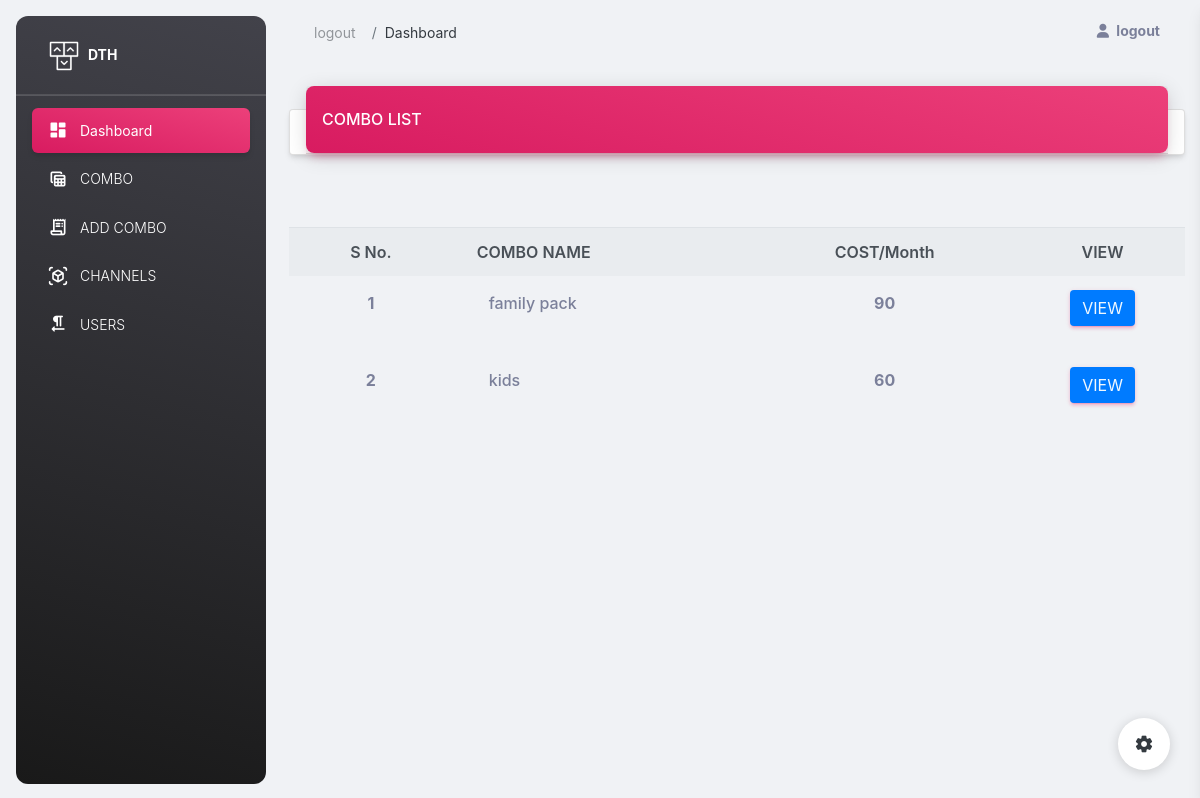
Page /combolist (signed in) on the earlier database version.
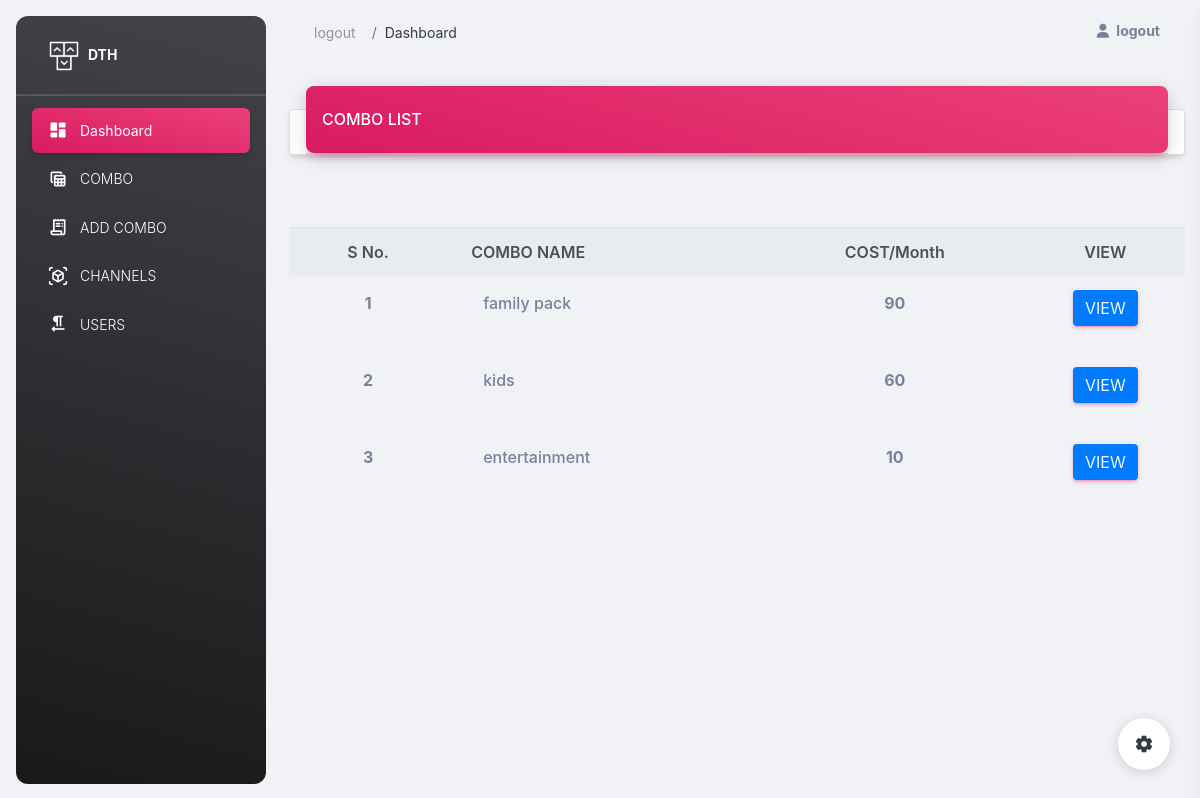
Same page on the later database version.
### ddh/models.py (models this page shows, shortened)
class Pack(models.Model):
    packname=models.CharField(max_length=100)
    price=models.IntegerField()

### ddh/views.py (the view)
# urls.py: path('combolist',views.combolist,name='combolist'),
def combolist(request):
    if 'username' in request.session:
        data=Pack.objects.all()
        context={
            'data':data
        }
        return render (request,'combolist.html',context)
    else:
        context={'error':"login to access !!!"}
        return render (request,'sign-up.html',context)

### ddh/templates/combolist.html (shortened to what this page needs)
{% extends 'index.html' %}
{% load static %}
{% block content %}
<main class="main-content position-relative max-height-vh-100 h-100 border-radius-lg ">
    <div class="container-fluid py-4">
      <div class="row">
        <div class="col-12">
          <div class="card my-4">
            <div class="card-header p-0 position-relative mt-n4 mx-3 z-index-2">
              <div class="bg-gradient-primary shadow-primary border-radius-lg pt-4 pb-3">
                <h6 class="text-white text-capitalize ps-3">COMBO LIST </h6>
              </div>
            </div>
          </div>
        </div>
      </div>
    </div>
  </main>
  <body>
    <div class="container mt-4">
      <div class="row">
        <div class="col">
          <table class="table">
            <thead class="thead-light">
              <tr>
                <th scope="col" class="text-center">S No.</th>
                <th scope="col">COMBO NAME</th>
                <th scope="col" class="text-center">COST/month</th>
                <th scope="col" class="text-center">VIEW</th>
              </tr>
            </thead>
            <tbody>
              {% for i in data %}
              <tr>
                <td class="text-center">
                  <p class="text-l font-weight-bold mb-2">{{ forloop.counter }} </p>
                </td>
                <td>
                  <div class="d-flex px-4 py-1">
                    <div class="d-flex flex-column justify-content-center">
                      <h6 class="mb-0 text-l">{{ i.packname }} </h6>
                    </div>
                  </div>
                </td>
                <td class="text-center">
                  <p class="text-l font-weight-bold mb-0">{{ i.price }} </p>
                </td>
                <td class="text-center">
                 <button class="btn btn-primary"> <a href="{% url 'add_channels' id=i.packname  %}" style="text-decoration:none;color: aliceblue;"  >View</a></button>
                </td>
              </tr>
              {% endfor %}
            </tbody>
          </table>
        </div>
      </div>
    </div>
{% endblock %}

Differences in the rows shown:
added Pack: packname "entertainment", price "10"
